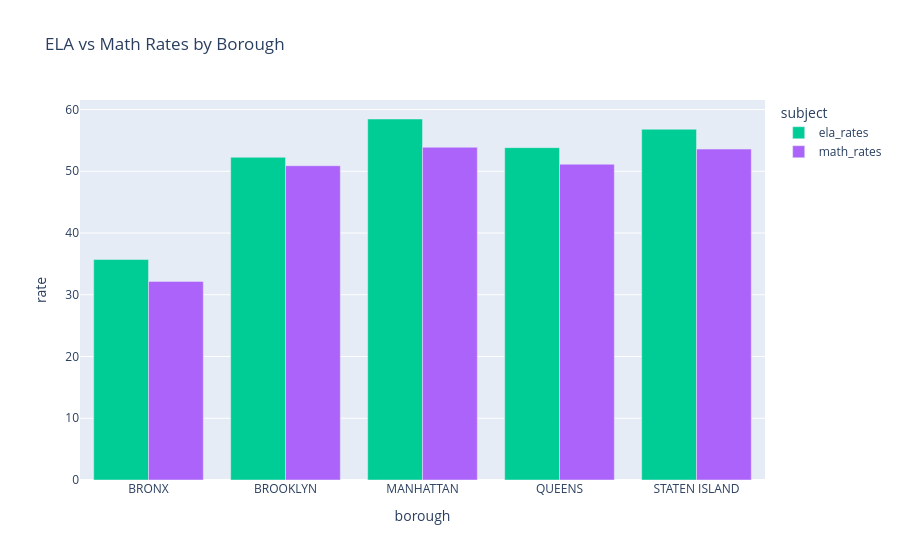

The cell this chart's notebook holds for it:
### Code cell
#Graphing ELA and Math rates based on borough
results_fig = px.bar(
    long_df,
    x = "borough",
    y = "rate",
    color = "subject",
    barmode="group",
    title = "ELA vs Math Rates by Borough",
    color_discrete_map={"ELA": "#1f77b4", "Math": "#ff7f0e"}
)
results_fig.show()
results_fig.write_html("ela_math_boroughs.html")

### Figure 1 — Plotly figure (JSON) as saved in the notebook; plotly's stock layout.template omitted (floating-point values rounded to 4 significant figures)
{"data": [{"alignmentgroup": "True", "hovertemplate": "subject=ela_rates<br>borough=%{x}<br>rate=%{y}<extra></extra>", "legendgroup": "ela_rates", "marker": {"color": "#00cc96", "pattern": {"shape": ""}}, "name": "ela_rates", "offsetgroup": "ela_rates", "orientation": "v", "showlegend": true, "textposition": "auto", "type": "bar", "x": ["BRONX", "BROOKLYN", "MANHATTAN", "QUEENS", "STATEN ISLAND"], "xaxis": "x", "y": [35.7, 52.26, 58.47, 53.83, 56.81], "yaxis": "y"}, {"alignmentgroup": "True", "hovertemplate": "subject=math_rates<br>borough=%{x}<br>rate=%{y}<extra></extra>", "legendgroup": "math_rates", "marker": {"color": "#ab63fa", "pattern": {"shape": ""}}, "name": "math_rates", "offsetgroup": "math_rates", "orientation": "v", "showlegend": true, "textposition": "auto", "type": "bar", "x": ["BRONX", "BROOKLYN", "MANHATTAN", "QUEENS", "STATEN ISLAND"], "xaxis": "x", "y": [32.17, 50.9, 53.89, 51.14, 53.59], "yaxis": "y"}], "layout": {"autosize": true, "barmode": "group", "legend": {"title": {"text": "subject"}, "tracegroupgap": 0}, "title": {"text": "ELA vs Math Rates by Borough"}, "xaxis": {"anchor": "y", "autorange": true, "domain": [0, 1], "range": [-0.5, 4.5], "title": {"text": "borough"}, "type": "category"}, "yaxis": {"anchor": "x", "autorange": true, "domain": [0, 1], "range": [0, 61.54], "title": {"text": "rate"}, "type": "linear"}}}
